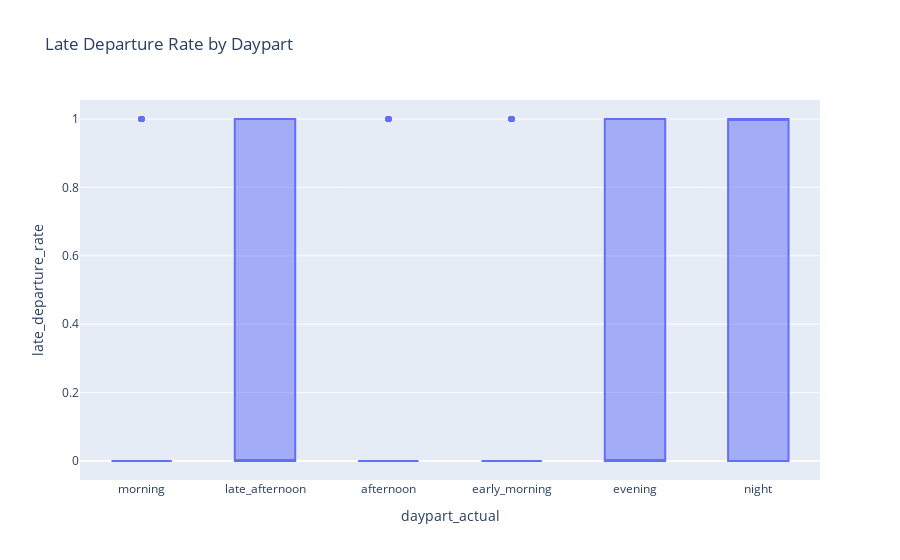

This figure's notebook cell:
### Code cell
# Ensure 'flights' column is numeric
df_final['flights'] = pd.to_numeric(df_final['flights'], errors='coerce')

# Calculate late departure rate
df_final['late_departure_rate'] = df_final['is_late_departure'] / df_final['flights']

# Create box plot
fig = px.box(df_final, x='daypart_actual', y='late_departure_rate', title='Late Departure Rate by Daypart')
fig.show()

### Figure 1 — Plotly figure (JSON) as saved in the notebook; plotly's stock layout.template omitted (floating-point values rounded to 4 significant figures; data arrays with more than 128 entries replaced by an {"elided": "..."} marker saying what was removed)
{"data": [{"alignmentgroup": "True", "hovertemplate": "daypart_actual=%{x}<br>late_departure_rate=%{y}<extra></extra>", "legendgroup": "", "marker": {"color": "#636efa"}, "name": "", "notched": false, "offsetgroup": "", "orientation": "v", "showlegend": false, "type": "box", "x": {"elided": "59068 str values"}, "x0": " ", "xaxis": "x", "y": {"elided": "59068 float values"}, "y0": " ", "yaxis": "y"}], "layout": {"boxmode": "group", "legend": {"tracegroupgap": 0}, "title": {"text": "Late Departure Rate by Daypart"}, "xaxis": {"anchor": "y", "domain": [0, 1], "title": {"text": "daypart_actual"}}, "yaxis": {"anchor": "x", "domain": [0, 1], "title": {"text": "late_departure_rate"}}}}
